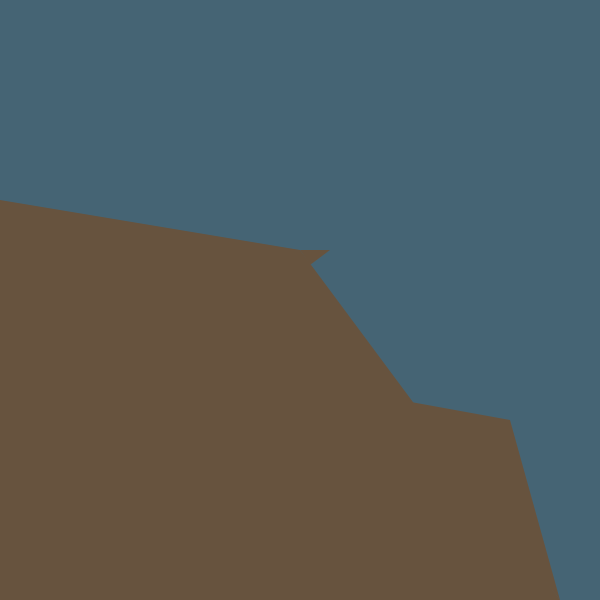
Frame 1 (no input)
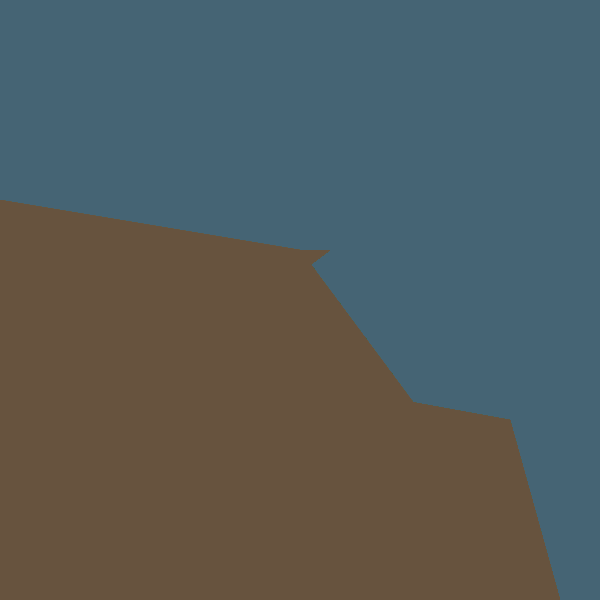
Frame 60 (the mouse pressed at the canvas centre just before this capture)
Frame 120 (the mouse held since frame 60 and released just before this capture): identical to frame 60, image omitted

The Processing sketch that drew these frames (run headless with seeded random() and noise(); from frame 60 on, the mouse is pressed at the canvas centre):

// Processing sketch: enchanting
// ── enchanting.pde
  PShape ground, ground1, ground2;     //variables for created shapes
  PShape grass;
  

void setup(){
  size(600, 600);
  background(69, 100, 116);
  // created shape for the ground
  ground = createShape(QUAD, 0, 600, 560, 600, 300, 250, 0, 200);      //shapes for the cliff
  ground.setFill(color(103, 83, 62));
  ground.setStroke(false);
  ground1 = createShape(TRIANGLE, 400, 400, 510, 420, 560, 600);
  ground1.setFill(color(103, 83, 62));
  ground1.setStroke(false);
  ground2 = createShape(TRIANGLE, 300, 250, 330, 250, 310, 265);
  ground2.setFill(color(103, 83, 62));
  ground2.setStroke(false);

}

void draw(){
  
 shape(ground);
 shape(ground1);
 shape(ground2);
 //gate();

 
  
}

/*
void gate(){
  bars();
  bars2();
  top();
  pushMatrix();
  translate(300,0);
  bars();
  bars2();
  top();
  popMatrix();
  
}

void top(){        // function for the top of the left gate

  noFill();
  curve(15, -50, 15, 185, 280, 165, 100, 400);
  smooth();
  pushMatrix();
  translate(245, 190);
  rotate(PI/3);
  strokeWeight(5);
  beginShape();
    for(int i=-4;i<20;i++){
      curveVertex((i*2)*sin(i/5.0),(i*3)*cos(i/4.5));
    }
  endShape(); 
  popMatrix();
  
}

void top2(){        // function for the top of the right gate

  noFill();
  curve(15, -50, 15, 185, 280, 165, 100, 400);
  smooth();
  pushMatrix();
  translate(245, 190);
  rotate(PI/3);
  strokeWeight(5);
  beginShape();
    for(int i=-4;i<20;i++){
      curveVertex((i*2)*sin(i/5.0),(i*3)*cos(i/4.5));
    }
  endShape(); 
  popMatrix();
  
}

void bars2(){     // function for the horizontal bars of the gate
   line(15, 580, 285, 580);
   line(15, 200, 285, 200);
}

void bars(){    // function for the bars of the gate
   stroke(240, 224, 77);
   strokeWeight(5);
   line(20, 200, 20, 580);
   pushMatrix();
   translate(20,0);
   line(20, 200, 20, 580);
   popMatrix();
   pushMatrix();
   translate(40,0);
   line(20, 200, 20, 580);
   popMatrix();
   pushMatrix();
   translate(60,0);
   line(20, 200, 20, 580);
   popMatrix();
   pushMatrix();
   translate(80,0);
   line(20, 200, 20, 580);
   popMatrix();
   pushMatrix();
   translate(100,0);
   line(20, 200, 20, 580);
   popMatrix();
   pushMatrix();
   translate(120,0);
   line(20, 200, 20, 580);
   popMatrix();
   pushMatrix();
   translate(140,0);
   line(20, 200, 20, 580);
   popMatrix();
   pushMatrix();
   translate(160,0);
   line(20, 200, 20, 580);
   popMatrix();
   pushMatrix();
   translate(180,0);
   line(20, 200, 20, 580);
   popMatrix();
   pushMatrix();
   translate(200,0);
   line(20, 200, 20, 580);
   popMatrix();
   pushMatrix();
   translate(220,0);
   line(20, 200, 20, 580);
   popMatrix();
   pushMatrix();
   translate(240,0);
   line(20, 200, 20, 580);
   popMatrix();
   pushMatrix();
   translate(260,0);
   line(20, 200, 20, 580);
   popMatrix();
*/
